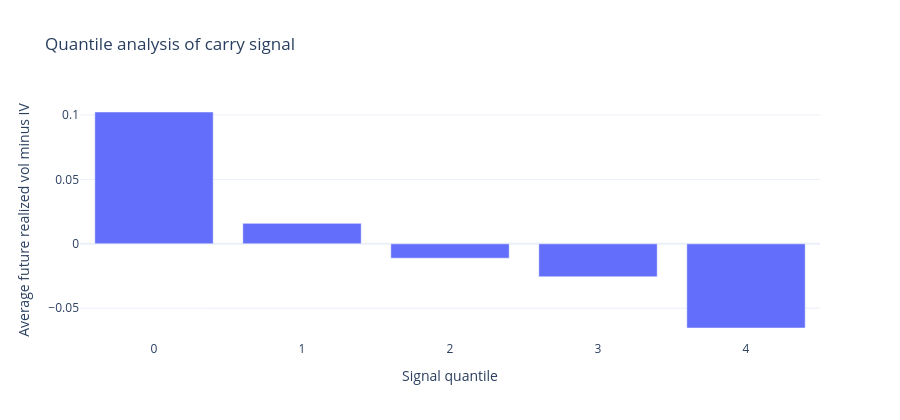

The cell this chart's notebook holds for it:
### Markdown cell above
### Quantile Validation

### Code cell
signal_quantile_analysis = validated_signal.groupby('signal_quantile', as_index=False)[['vol_signal', 'future_realized_minus_iv']].mean()
fig = go.Figure()
fig.add_trace(go.Bar(x=signal_quantile_analysis['signal_quantile'], y=signal_quantile_analysis['future_realized_minus_iv'], name='Average future RV'))
fig.update_layout(template='plotly_white', height=420, width=900, title='Quantile analysis of carry signal')
fig.update_xaxes(title='Signal quantile')
fig.update_yaxes(title='Average future realized vol minus IV')
fig.show()

### Figure 1 — Plotly figure (JSON) as saved in the notebook; plotly's stock layout.template omitted (floating-point values rounded to 4 significant figures)
{"data": [{"name": "Average future RV", "type": "bar", "x": [0, 1, 2, 3, 4], "y": [0.1023, 0.01587, -0.01114, -0.02557, -0.06533]}], "layout": {"height": 420, "title": {"text": "Quantile analysis of carry signal"}, "width": 900, "xaxis": {"title": {"text": "Signal quantile"}}, "yaxis": {"title": {"text": "Average future realized vol minus IV"}}}}
